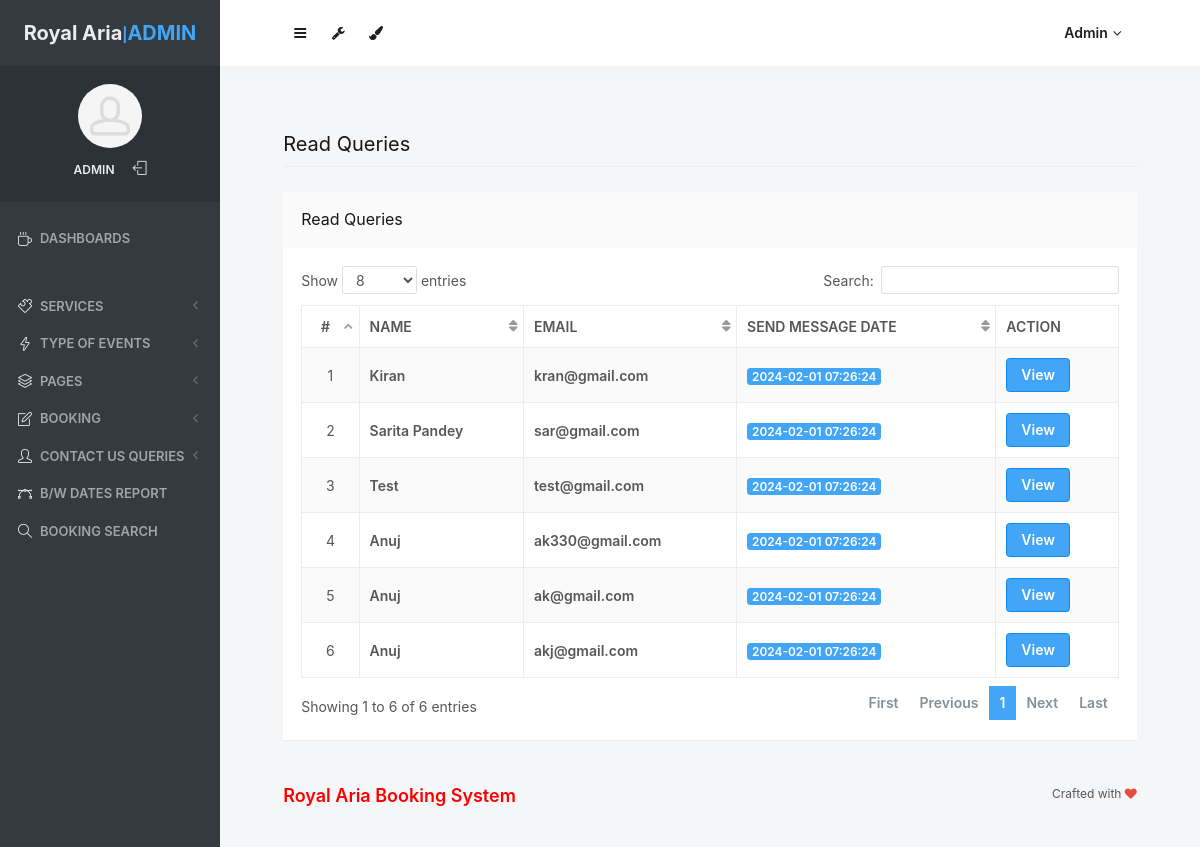
Screenshot of /admin/read-queries.php (signed in) with the database file from the repository.
### tables this page shows
CREATE TABLE `tblcontact` (
  `ID` int(10) NOT NULL,
  `Name` varchar(200) DEFAULT NULL,
  `Email` varchar(200) DEFAULT NULL,
  `Message` mediumtext DEFAULT NULL,
  `EnquiryDate` timestamp NOT NULL DEFAULT current_timestamp(),
  `IsRead` int(5) DEFAULT NULL
);

### admin/read-queries.php (the view, shortened to what this page needs)
<?php
include('includes/dbconnection.php');
if (strlen($_SESSION['odmsaid']==0)) {
  header('location:logout.php');
  } else{
  ?>
<!doctype html>
<html lang="en" class="no-focus">
    <head>
        <link rel="stylesheet" href="assets/js/plugins/datatables/dataTables.bootstrap4.min.css">
        <link rel="stylesheet" id="css-main" href="assets/css/codebase.min.css">
    </head>
    <body>
        <div id="page-container" class="sidebar-o sidebar-inverse side-scroll page-header-fixed main-content-narrow">
           <?php include_once('includes/sidebar.php');?>
          <?php include_once('includes/header.php');?>
            <main id="main-container">
                <div class="content">
                    <h2 class="content-heading">Read Queries</h2>
                    <div class="block">
                        <div class="block-header block-header-default">
                            <h3 class="block-title">Read Queries</h3>
                        </div>
                        <div class="block-content block-content-full">
                            <table class="table table-bordered table-striped table-vcenter js-dataTable-full-pagination">
                                <thead>
                                    <tr>
                                        <th class="text-center">#</th>
                                        <th class="d-none d-sm-table-cell">Name</th>
                                        <th class="d-none d-sm-table-cell">Email</th>
                                        <th class="d-none d-sm-table-cell">Send Message Date</th>
                                        <th class="d-none d-sm-table-cell" style="width: 15%;">Action</th>
                                       </tr>
                                </thead>
                                <tbody>
                                    <?php
$sql="SELECT * from tblcontact where IsRead='1'";
$query = $dbh -> prepare($sql);
$query->execute();
$results=$query->fetchAll(PDO::FETCH_OBJ);
$cnt=1;
if($query->rowCount() > 0)
{
foreach($results as $row)
{               ?>
                                    <tr>
                                        <td class="text-center"><?php echo htmlentities($cnt);?></td>
                                        <td class="font-w600"><?php  echo htmlentities($row->Name);?></td>
                                        <td class="font-w600"><?php  echo htmlentities($row->Email);?></td>
                                        <td class="font-w600">
                                            <span class="badge badge-primary"><?php  echo htmlentities($row->EnquiryDate);?></span>
                                        </td>
                                         <td class="d-none d-sm-table-cell"><a href="view-user-queries.php?viewid=<?php echo htmlentities ($row->ID);?>" class="btn btn-primary">View</a></td>
                                    </tr>
                                <?php $cnt=$cnt+1;}} ?>
                                </tbody>
                            </table>
                        </div>
                    </div>
                </div>
            </main>
           <?php include_once('includes/footer.php');?>
        </div>
    </body>
</html>
<?php }  ?>

### admin/includes/sidebar.php (shortened to what this page needs)
     <?php
include('includes/dbconnection.php');
if (strlen($_SESSION['odmsaid']==0)) {
  header('location:logout.php');
  } else{
  ?>
   <nav id="sidebar">
                <div id="sidebar-scroll">
                    <div class="sidebar-content">
                        <div class="content-header content-header-fullrow px-15">
                            <div class="content-header-section text-center align-parent sidebar-mini-hidden">
                                <div class="content-header-item">
                                    <a class="link-effect font-w700" href="dashboard.php">
                                        <span class="font-size-xl text-dual-primary-dark">Royal Aria</span>|<span class="font-size-xl text-primary">ADMIN</span>
                                    </a>
                                </div>
                            </div>
                        </div>
                        <div class="content-side content-side-full content-side-user px-10 align-parent">
                            <div class="sidebar-mini-hidden-b text-center">
                                <a class="img-link" href="dashboard.php">
                                    <img class="img-avatar" src="assets/img/avatars/avatar15.jpg" alt="">
                                </a>
                                <ul class="list-inline mt-10">
                                    <?php
$aid=$_SESSION['odmsaid'];
$sql="SELECT AdminName from  tbladmin where ID=:aid";
$query = $dbh -> prepare($sql);
$query->bindParam(':aid',$aid,PDO::PARAM_STR);
$query->execute();
$results=$query->fetchAll(PDO::FETCH_OBJ);
$cnt=1;
if($query->rowCount() > 0)
{
foreach($results as $row)
{               ?>
                                    <li class="list-inline-item">
                                        <a class="link-effect text-dual-primary-dark font-size-xs font-w600 text-uppercase" href="admin-profile.php"><?php  echo $row->AdminName;?></a>
                                    </li><?php $cnt=$cnt+1;}} ?>
                                    <li class="list-inline-item">
                                        <a class="link-effect text-dual-primary-dark" href="logout.php">
                                            <i class="si si-logout"></i>
                                        </a>
                                    </li>
                                </ul>
                            </div>
                        </div>
                        <div class="content-side content-side-full">
                            <ul class="nav-main">
                                <li class="open">
                                    <a href="dashboard.php"><i class="si si-cup"></i><span class="sidebar-mini-hide">Dashboards</span></a>
                                </li>
                                <li class="nav-main-heading"><span class="sidebar-mini-visible">UI</span><span class="sidebar-mini-hidden"></span></li>
                                <li>
                                    <a class="nav-submenu" data-toggle="nav-submenu"><i class="si si-puzzle"></i><span class="sidebar-mini-hide"></span>Services</a>
                                </li>
                                <li>
                                    <a class="nav-submenu" data-toggle="nav-submenu" href="#"><i class="si si-energy"></i><span class="sidebar-mini-hide">Type of Events</span></a>
                                </li>
                                <li>
                                    <a class="nav-submenu" data-toggle="nav-submenu" href="#"><i class="si si-layers"></i><span class="sidebar-mini-hide">Pages</span></a>
                                </li>
                                <li>
                                    <a class="nav-submenu" data-toggle="nav-submenu" href="#"><i class="si si-note"></i><span class="sidebar-mini-hide">Booking</span></a>
                                </li>
                                <li>
                                    <a class="nav-submenu" data-toggle="nav-submenu" href="#"><i class="si si-user"></i><span class="sidebar-mini-hide">Contact Us Queries</span></a>
                                </li>
                                <li>
                                    <a  href="between-dates-report.php"><i class="si si-vector"></i><span class="sidebar-mini-hide">B/w Dates Report</span></a>
                                </li>
                     <li>
                                    <a href="booking-search.php"><i class="si si-magnifier"></i><span class="sidebar-mini-hide">Booking Search</span></a>
                                </li>
                            </ul>
                        </div>
                    </div>
                </div>
            </nav>
           <?php }  ?>

### admin/includes/header.php (shortened to what this page needs)
   <?php
include('includes/dbconnection.php');
if (strlen($_SESSION['odmsaid']==0)) {
  header('location:logout.php');
  } else{
  ?>
            <header id="page-header">
                <div class="content-header">
                    <div class="content-header-section">
                        <button type="button" class="btn btn-circle btn-dual-secondary" data-toggle="layout" data-action="sidebar_toggle">
                            <i class="fa fa-navicon"></i>
                        </button>
                        <div class="btn-group" role="group">
                            <button type="button" class="btn btn-circle btn-dual-secondary" id="page-header-options-dropdown" data-toggle="dropdown" aria-haspopup="true" aria-expanded="false">
                                <i class="fa fa-wrench"></i>
                            </button>
                        </div>
                        <div class="btn-group" role="group">
                            <button type="button" class="btn btn-circle btn-dual-secondary" id="page-header-themes-dropdown" data-toggle="dropdown" aria-haspopup="true" aria-expanded="false">
                                <i class="fa fa-paint-brush"></i>
                            </button>
                        </div>
                    </div>
                    <div class="content-header-section">
                        <div class="btn-group" role="group">
                            <?php
$aid=$_SESSION['odmsaid'];
$sql="SELECT AdminName from  tbladmin where ID=:aid";
$query = $dbh -> prepare($sql);
$query->bindParam(':aid',$aid,PDO::PARAM_STR);
$query->execute();
$results=$query->fetchAll(PDO::FETCH_OBJ);
$cnt=1;
if($query->rowCount() > 0)
{
foreach($results as $row)
{               ?>
                            <button type="button" class="btn btn-rounded btn-dual-secondary" id="page-header-user-dropdown" data-toggle="dropdown" aria-haspopup="true" aria-expanded="false">
                                <?php  echo $row->AdminName;?><i class="fa fa-angle-down ml-5"></i>
                            </button>
                            <?php $cnt=$cnt+1;}} ?>
                        </div>
                    </div>
                </div>
            </header>
            <?php }  ?>

### rows the page displays
tblcontact: Name "Kiran", Email "kran@gmail.com", EnquiryDate "2024-02-01 07:26:24"
tblcontact: Name "Sarita Pandey", Email "sar@gmail.com", EnquiryDate "2024-02-01 07:26:24"
tblcontact: Name "Test", Email "test@gmail.com", EnquiryDate "2024-02-01 07:26:24"
tblcontact: Name "Anuj", Email "ak330@gmail.com", EnquiryDate "2024-02-01 07:26:24"
tblcontact: Name "Anuj", Email "ak@gmail.com", EnquiryDate "2024-02-01 07:26:24"
tblcontact: Name "Anuj", Email "akj@gmail.com", EnquiryDate "2024-02-01 07:26:24"

### other values shown
$row->AdminName "ADMIN"
$row->AdminName "Admin"
